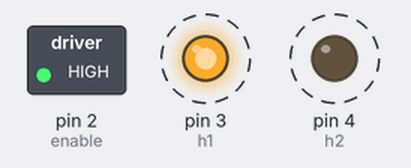
Simulated run of this sketch. Board: Arduino Uno, built with avr-gcc and run on an emulated ATmega328P. On the bench: switched loads named in the sketch (green lamp = pin HIGH), output pins drawn as LEDs (lit = HIGH). Dashed ring = blinking.

Above: at 0.5 s.
Timing chart, 0 to 4.6 s (numbered marks = the images above):
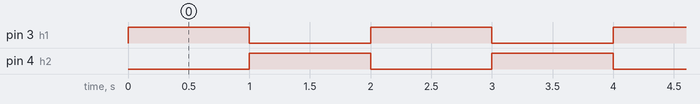

The sketch:

h_bridge.ino
```cpp
/*
  H-Bridge, right side
    Basic demo of H-Bridge capabilities
  @author jains
 */

// Pin 13 has an LED connected on most Arduino boards.
int enable = 2;
int h1 = 3;
int h2 = 4;

// the setup routine runs once when you press reset:
void setup() {
  // initialize the digital pin as an output.
  pinMode(enable, OUTPUT);
  pinMode(h1, OUTPUT);
  pinMode(h2, OUTPUT);
  digitalWrite(enable, HIGH);
}

// the loop routine runs over and over again forever:
void loop() {
  //digitalWrite(enable, LOW); // disables motor
  digitalWrite(h1, HIGH);
  digitalWrite(h2, LOW);
  delay(1000);
  digitalWrite(h1, LOW);
  digitalWrite(h2, HIGH);
  delay(1000);
}
```

Measured:
- by itself, pin 3 (h1), pin 4 (h2): alternates HIGH for 1.0 s and LOW for 1.0 s
